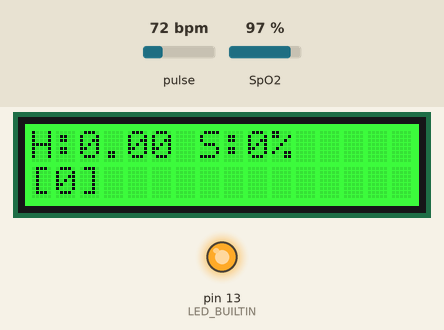
This sketch was run on a simulated Arduino Uno, built with avr-gcc and run on an emulated ATmega328P. Shown: 16×2 character LCD, output pins drawn as LEDs (lit = HIGH). Dashed ring = blinking. The test bench sets the inputs (shaded band); at power-on: pulse 72 bpm, SpO2 97 %.

Above: at 1.6 s.
1.7 s: pulse set to 42 bpm
At 4.6 s:
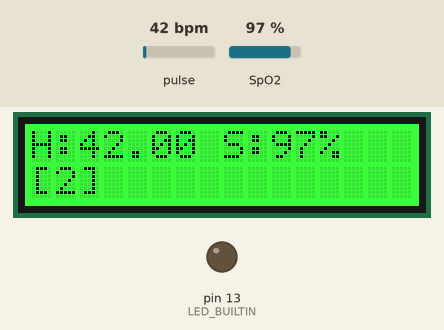
4.7 s: pulse set to 100 bpm
At 5.5 s:
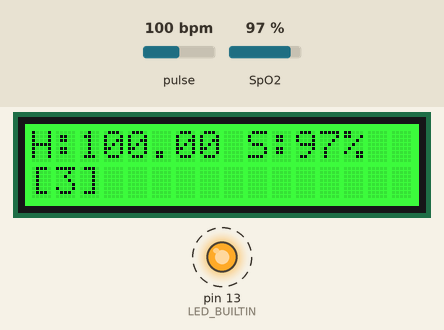
6.6 s: SpO2 set to 80 %
At 8.0 s:
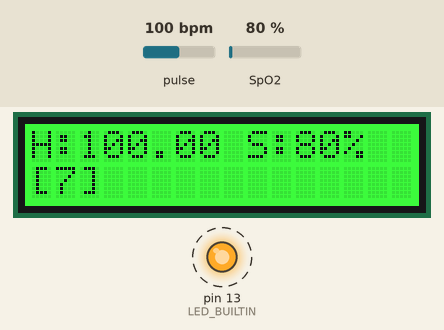
9.0 s: SpO2 set to 85 %
At 11.48 s:
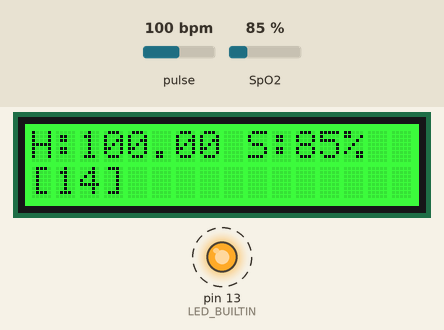
Timing chart, 0 to 11.8 s (numbered marks = the images above; inputs shaded):
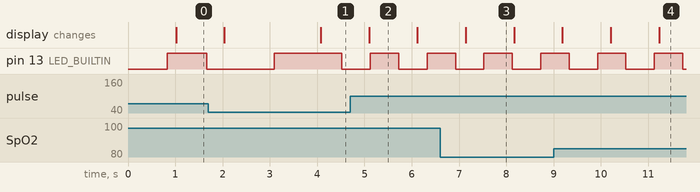

Measured:
- after the input at 4.7 s, pin 13 (LED_BUILTIN): LOW → HIGH after 0.43 s instead of 1.3 s
- what the display in image 2 shows lasts 1.0 s, from 5.1 s to 6.1 s

The sketch:

test_hrv2.ino
```cpp
#include <Wire.h>
#include "rgb_lcd.h"
#include "MAX30100_PulseOximeter.h"
#include <arduinoFFT.h>         // FFT library

#define REPORTING_PERIOD_MS 1000
#define FFT_SIZE 64             // Number of FFT points

// Initialize LCD
rgb_lcd lcd;

// Initialize a MAX30100 Pulse Oximeter instance (beat detection, heart rate, SpO2)
// Default MAX30100 sampling frequency: 100Hz
PulseOximeter pox;

bool hbeatLED = false;
uint32_t tsLastReport = 0;
double rrIntervals[FFT_SIZE];   // Store RR intervals
int rrIndex = 0;                // Current index for storing RR intervals

// FFT configuration
double vReal[FFT_SIZE];
double vImag[FFT_SIZE];
ArduinoFFT<double> FFT = ArduinoFFT<double>(vReal, vImag, FFT_SIZE, 100.0);

// Callback (registered below) fired when a pulse is detected
void onBeatDetected()
{
    static unsigned long lastBeatTime = 0;
    unsigned long currentBeatTime = millis();

    if (lastBeatTime > 0) {
        double rrInterval = (currentBeatTime - lastBeatTime) / 1000.0; // Convert to seconds
        if (rrIndex < FFT_SIZE) {
            rrIntervals[rrIndex++] = rrInterval;
        }
    }

    lastBeatTime = currentBeatTime;
    hbeatLED = !hbeatLED;
    digitalWrite(LED_BUILTIN, hbeatLED);
}

void processFFT() {
    double averageInterval = 0;
    // Zero-pad if not enough RR intervals
    for (int i = 0; i < FFT_SIZE; i++) {
        vReal[i] = (i < rrIndex) ? rrIntervals[i] : 0;
        vImag[i] = 0; // Imaginary part is zero

        averageInterval = averageInterval + rrIntervals[i];
    }
    averageInterval = averageInterval / (double) FFT_SIZE;

    // Perform FFT
    FFT.windowing(vReal, FFT_SIZE, FFT_WIN_TYP_HAMMING, FFT_FORWARD, NULL, false);
    FFT.compute(vReal, vImag, FFT_SIZE, FFT_FORWARD);
    FFT.complexToMagnitude(vReal, vImag, FFT_SIZE);

  // Analyze frequency spectrum
  //double samplingRate = 1.0; // Derive sampling rate
    double samplingRate = (1 / averageInterval);

    double peakFrequency = 0;
    double maxMagnitude = 0;
    for (int i = 1; i < (FFT_SIZE / 2); i++) {
        double frequency = (i * samplingRate) / FFT_SIZE;
        if (vReal[i] > maxMagnitude) {
            maxMagnitude = vReal[i];
            peakFrequency = frequency;
        }
    }

    // Print frequency domain results
//    Serial.println("Frequency Domain Analysis:");
    for (int i = 1; i < (FFT_SIZE / 2); i++) {
        double frequency = (i * samplingRate) / FFT_SIZE;
//        Serial.print("Frequency: ");
//        Serial.print(frequency, 3);
//        Serial.print(" Hz, Magnitude: ");
        Serial.println(vReal[i], 3);
    }

//    Serial.print("Peak Frequency: ");
//    Serial.print(peakFrequency, 3);
//    Serial.println(" Hz");
}

void setup()
{
    pinMode(LED_BUILTIN, OUTPUT);
    Serial.begin(115200);
    lcd.begin(16, 2);                               // Init LCD
    lcd.setRGB(0, 255, 0);                          // Green LCD Back Light
    lcd.print("Initializing POx.");

    // Initialize the PulseOximeter instance
    if (!pox.begin()) {
        lcd.setRGB(255, 0, 0);                      // Red LCD Back Light
        lcd.print("FAILED");
        while(1);
    }
    // The default current for the IR LED is 50mA and it can be modified
    // by editing the following line. Check MAX30100_Registers.h for all
    // the available options.
    pox.setIRLedCurrent(MAX30100_LED_CURR_7_6MA);
    // Register a callback for the beat detection
    pox.setOnBeatDetectedCallback(onBeatDetected);
}

void loop()
{
    float hr;
    unsigned char spo2;
    // Make sure to call update as fast as possible
    pox.update();
    // Asynchronously dump heart rate and oxidation levels to the serial
    // For both, a value of 0 means "invalid"
    if (millis() - tsLastReport > REPORTING_PERIOD_MS) {
        hr   = pox.getHeartRate();
        spo2 = pox.getSpO2();

        lcd.clear();
        lcd.setCursor(0, 0); lcd.print("H:"); lcd.print(hr); lcd.print(" S:"); lcd.print(spo2); lcd.print("%");
        lcd.setCursor(0, 1); lcd.print("["); lcd.print(rrIndex); lcd.print("]");

        if (rrIndex >= FFT_SIZE) {
            processFFT();
            rrIndex = 0; // Reset RR interval collection
        }
        tsLastReport = millis();
    }
}
```
